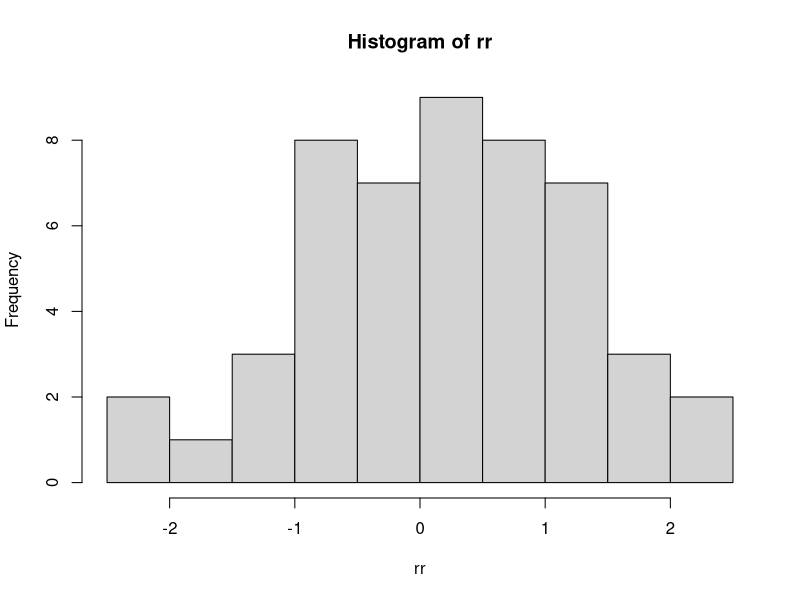
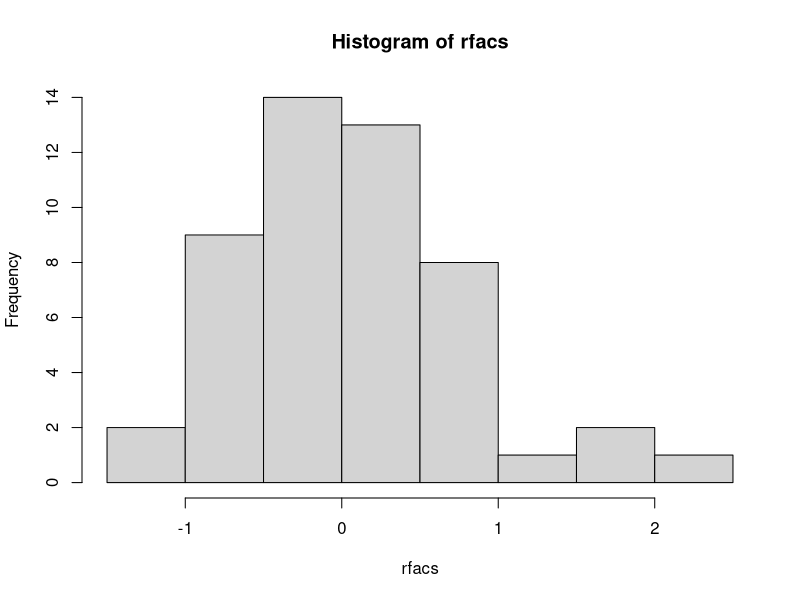
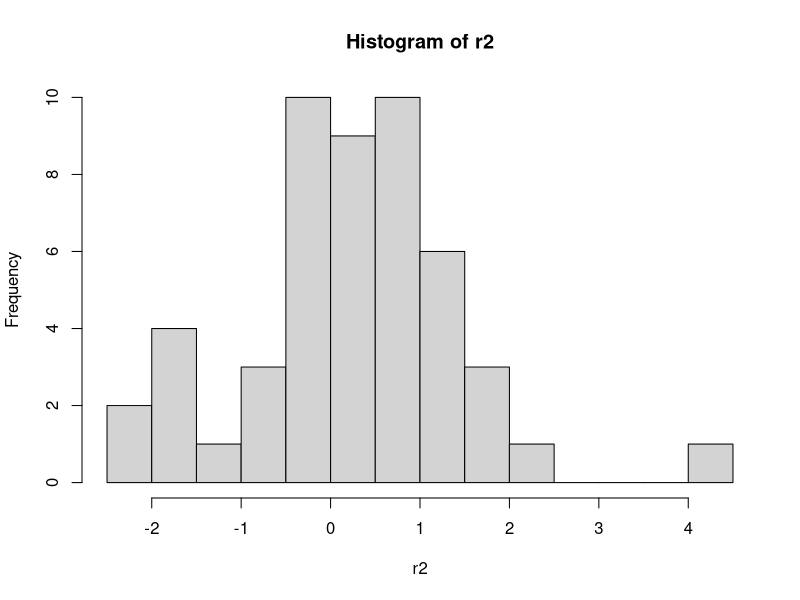
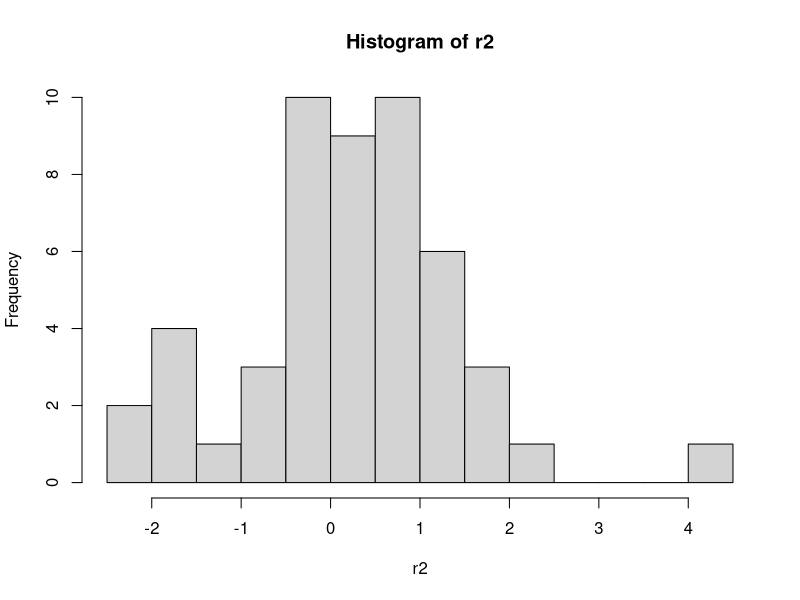
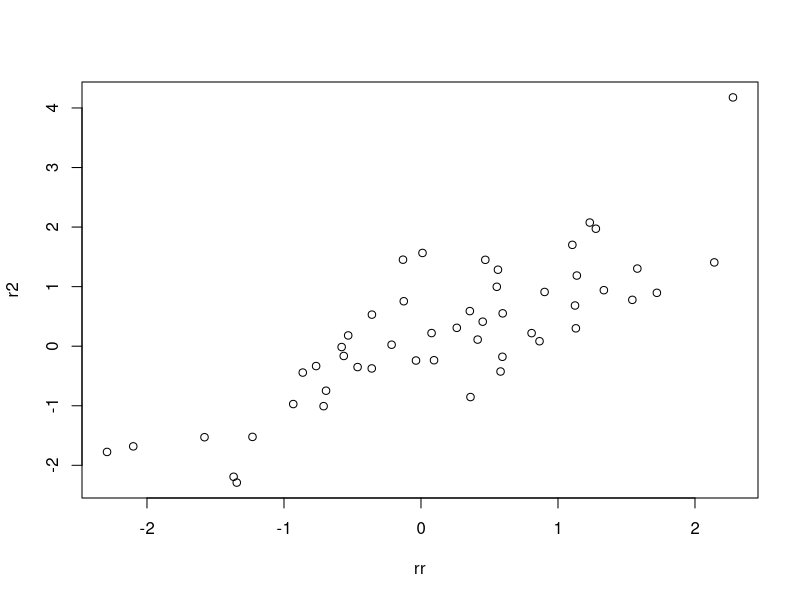

The R source for these figures, in order:
#!/usr/bin/env Rscript
# this script s an exercise in basing one random variable 
# off another using a strength paramter.
# the strength parameter is the influence of the first random variable on the second
# the "rest" of the strength (1-sqrt(1-strength^2)) is intensity of the random aspect 
# of the second variable which is not dependent on the first.
# library(ggplot2)
library(Cairo)
N <- 50
nbreaks <- N/5

rr <- rnorm(N)
strength <- 0.95
relement <- 1-sqrt(1-strength^2)
rfacs <- relement*rnorm(N)
r2 <- strength*rr + rfacs

# A simple plot() will just give you index point on x and corresponding vector value on y, not so useful
# CairoPNG("rap0.png", 800, 800)
# plot(rr)
# dev.off()


CairoPNG("rap0.png", 800, 800)
hist(rr, breaks =nbreaks)
dev.off()

CairoPNG("rap1.png", 800, 800)
hist(rfacs, breaks =nbreaks)
dev.off()

CairoPNG("rap2.png", 800, 800)
hist(r2, breaks =nbreaks)
dev.off()

CairoPDF("rap2.pdf", 800, 800)
hist(r2, breaks =nbreaks)
dev.off()

CairoPNG("rap3.png", 800, 800)
plot(x=rr, y=r2)
dev.off()
cat(paste0("Cor(rr,rfacs) is ", cor(rr,rfacs)), "\n")
cat(paste0("Cor(rr,r2) is ", cor(rr,r2)), "\n")


# Notes what I'm finding is that when strength is low, there is high correlation between rr and r2.
# I have to "raise" the strength to 0.95 to get a still correlation of 0.85

# So this method is not too great, and works in the opposite way I would have thought.
